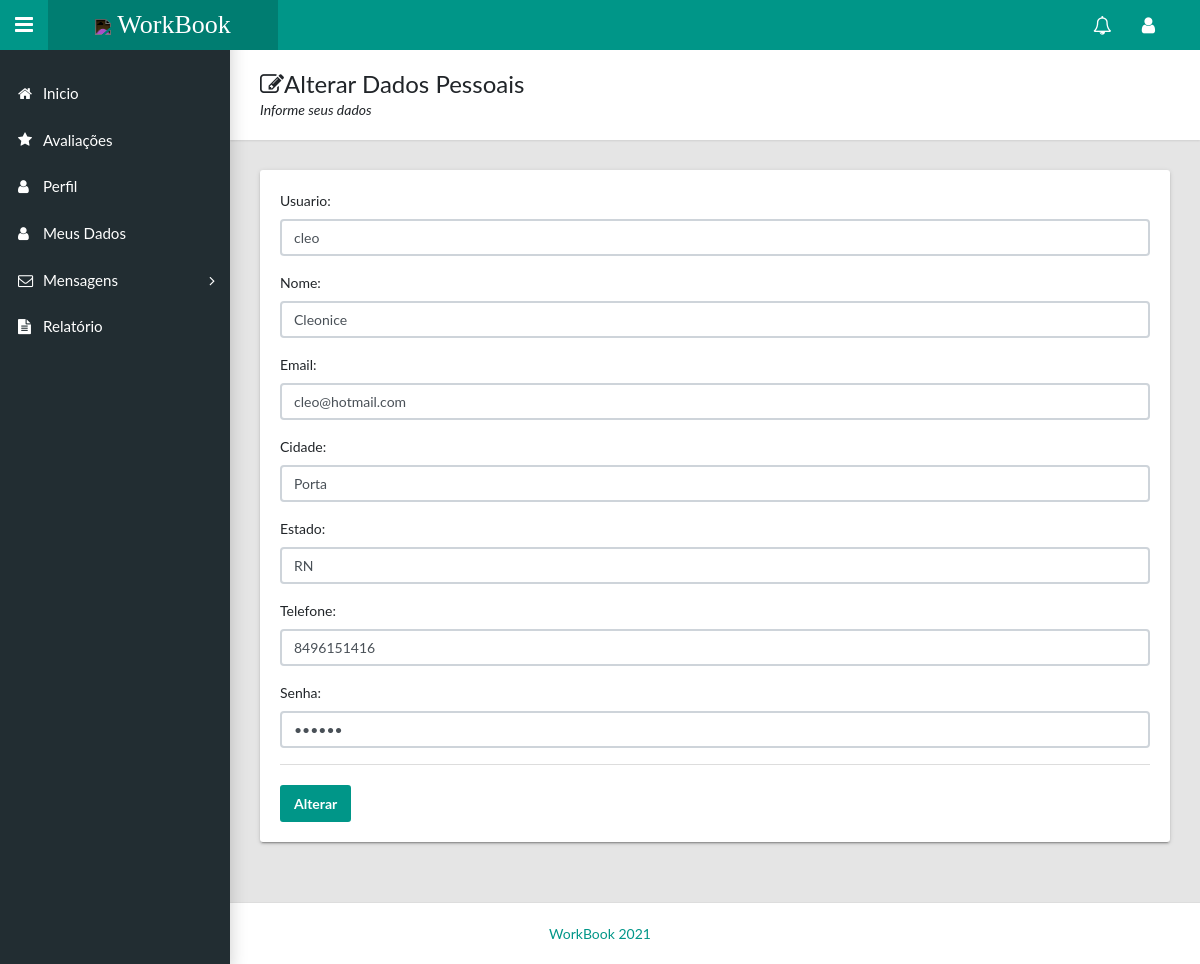
The app's page /usuario/alterarUsuario/13 (signed in) with its own data.
### usuario/models.py (models this page shows, shortened)
class Usuario(AbstractUser):
    nome = models.CharField('nome', max_length=250)
    email = models.EmailField()
    senha = models.CharField('senha', max_length=250)
    cidade = models.CharField('cidade', max_length=250)
    estado = models.CharField('estado', max_length=250)
    telefone = models.CharField('Telefone', max_length=20)
    perfil = models.OneToOneField(Perfil, on_delete=models.CASCADE, null=True, blank=True)
    is_staff = models.BooleanField(default=1)
    is_superuser = models.BooleanField(default=1)
    is_active = models.BooleanField(default=True)
    LOAN_STATUS = (
        ('profissional', 'Profissional'),
        ('cliente', 'Cliente'),
    )
    status = models.CharField(max_length=15, choices=LOAN_STATUS, blank=True)
    class Meta:
        db_table = 'usuario'

### usuario/views.py (the view)
# urls.py: path('alterarUsuario/<int:id>', views.alterarUsuario, name="alterarUsuario"),
@login_required(login_url='usuario:submit_login')
def alterarUsuario(request, id):
    data = {}
    usuario = Usuario.objects.get(id=id)
    form = AlterUsuForm(request.POST or None, instance=usuario)
    if form.is_valid():
        form.save()
        messages.success(request, 'Dados alterados com Sucesso!')
        return redirect('usuario:index')
    data['form'] = form
    data['usuario'] = usuario
    return render(request, 'alterarUsuario.html',data)

### usuario/form.py
class AlterUsuForm(ModelForm):
    class Meta:
        model = Usuario
        fields = ['username', 'first_name','email','cidade','estado','telefone','senha',]

### usuario/templates/alterarUsuario.html (shortened to what this page needs)
{% extends 'model-page.html' %}
{% block content %}
{% load crispy_forms_tags %}
<main class="app-content">
    <div class="app-title">
        <div>
            <h1><i class="fa fa-edit"></i>Alterar Dados Pessoais</h1>
            <p>Informe seus dados</p>
        </div>
    </div>
    <div class="row">
        <div class="col-md-12">
            <div class="tile">
                <div class="row">
                    <div class="col-lg-12">
                        <form class="form" method="post">
                            <div class="row">
                                <div id="show_class" class="col-lg-12">
                                    <div class="form-group">
                                        <label for="username">Usuario:</label>
                                        <input class="form-control" name="username" id="username" type="text"
                                               value="{{ form.username.value }}"
                                               placeholder="Usuário">
                                    </div>
                                    <div class="form-group">
                                        <label for="first_name">Nome:</label>
                                        <input class="form-control" name="first_name" id="first_name" type="text"
                                               value="{{ form.first_name.value }}"
                                               placeholder="Nome">
                                    </div>
                                    <div class="form-group">
                                        <label for="email">Email:</label>
                                        <input class="form-control" name="email" id="email" type="email"
                                               aria-describedby="emailHelp"
                                               placeholder="Email"  value="{{ form.email.value }}">
                                    </div>
                                    <div class="form-group">
                                        <label for="cidade">Cidade:</label>
                                        <input class="form-control" name="cidade" id="cidade" type="text"
                                               aria-describedby="cidade"
                                               placeholder="Cidade"  value="{{ form.cidade.value }}">
                                    </div>
                                     <div class="form-group">
                                        <label for="estado">Estado:</label>
                                        <input class="form-control" name="estado" id="estado" type="text"
                                               aria-describedby="estado"
                                               placeholder="Estado"  value="{{ form.estado.value }}">
                                    </div>
                                    <div class="form-group">
                                        <label for="telefone">Telefone:</label>
                                        <input class="form-control" name="telefone" id="telefone" type="tel"
                                               aria-describedby="telefone"
                                               placeholder="Telefone"  value="{{ form.telefone.value }}">
                                    </div>
                                    <div class="form-group">
                                        <label for="senha">Senha:</label>
                                        <input class="form-control" name="senha" id="senha" type="password"
                                               placeholder="senha"  value="{{ form.senha.value }}">
                                    </div>
                                    <div class="tile-footer">
                                        <button class="btn btn-primary" type="submit">Alterar</button>
                                    </div>
                                </div>
                            </div>
                        </form>
                    </div>
                </div>
            </div>
        </div>
    </div>
</main>
{% endblock %}

### records on screen
Usuario: username "cleo", first_name "Cleonice", email "cleo@hotmail.com", cidade "Porta", estado "RN", telefone "8496151416"
